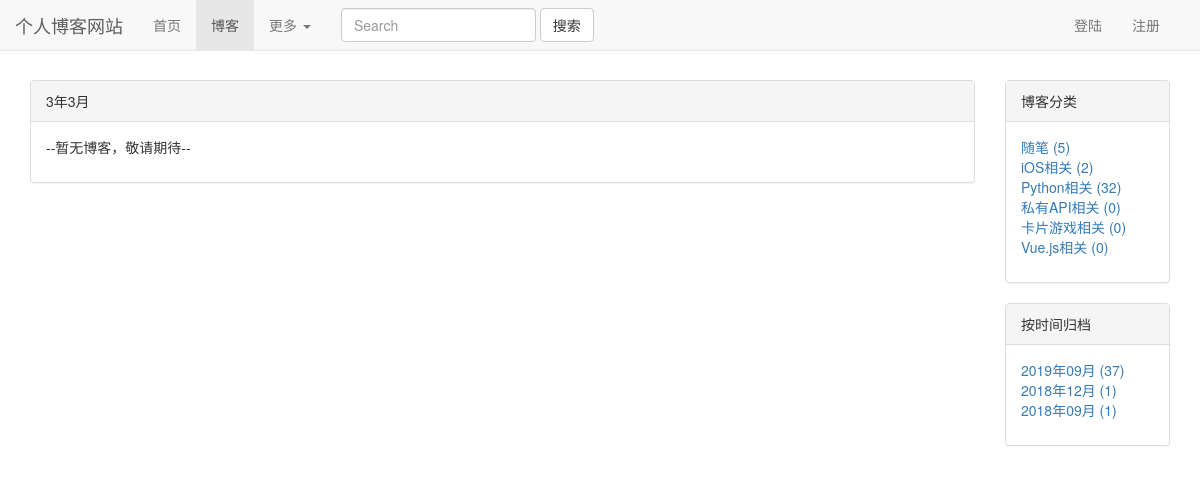
The app's page /blogs/date_of_blogs/3/3 with its own data.
### blogs/models.py (models this page shows, shortened)
class BlogType(models.Model):
    type_name = models.CharField(max_length=15)

### blogs/views.py (the view)
# urls.py: re_path(r'^date_of_blogs/(\d+)/(\d+)$', views.blog_dates, name='blog_dates'),
def blog_dates(request, year, month):
    blogs = Blog.objects.filter(create_time__year=year, create_time__month=month)
    context = blog_datas_common(request, blogs)
    context['blog_title_with_date'] = "%s年%s月" % (year, month)
    return render(request, 'blogs/blog_dates.html', context)

### user/forms.py (shortened to what this page needs)
class LoginForm(forms.Form):
    username = forms.CharField(label='用户名',widget=forms.TextInput(attrs={'class':'form-control','placeholder':'请输入用户名'}))
    password = forms.CharField(label='密码', widget=forms.PasswordInput(attrs={'class':'form-control','placeholder':'请输入密码'}))

### user/context_processors.py (called while the page is built)
def login_modal_form(request):
    return {'login_modal_form': LoginForm()}

### templates/blogs/blog_dates.html
{% extends 'blogs/blog_index.html' %}
{% block blog_title_header %}
    {{ blog_title_with_date }}
{% endblock %}

### templates/blogs/blog_index.html (shortened to what this page needs)
{% extends 'base.html' %}
{% load staticfiles %}
{% load comment_tags %}
{% load read_tags %}
{% load like_tags %}
{% block cssstyle %}
    <link rel="stylesheet" href="{% static 'blog_css/blog.css' %}">
{% endblock %}
{% block blog_active %}
    active
{% endblock %}
{% block content %}
    <div class="container">
        <div class="row">
            <div class="col-xs-12 col-sm-8 col-md-9 col-lg-10">
                <div class="panel panel-default">
                    <div class="panel-heading">{% block blog_title_header %}{% endblock %}</div>
                    <div class="panel-body">
                        <ul class="blog_types">
                            {% for blog in page_of_blogs.object_list %}
                                <div class="every_blog">
                                    <h3><a href="{% url 'blogs_module:blog_details' blog.pk %}">{{ blog.title }}</a>
                                    </h3>
                                    <ul class="blog_list_style">
                                        <li>
                                            <span class="glyphicon glyphicon-tags"></span> <a
                                                href="{% url 'blogs_module:blog_types' blog.blog_type.pk %}"> {{ blog.blog_type.type_name }}</a>
                                        </li>
                                        <li><span
                                                class="glyphicon glyphicon-time"></span> {{ blog.create_time|date:"Y-m-d" }}
                                        </li>
                                         <li>
                                             阅读:{% get_total_read_count blog %}
                                        </li>
                                        <li>
                                            评论:{% get_comment_count blog %}
                                        </li>
                                        <li>
                                            点赞:{% get_liked_counts blog %}
                                        </li>
                                    </ul>
                                    <p>{{ blog.content |striptags | truncatechars:130 |safe}}</p>
                                </div>
                            {% empty %}
                                <div class="every_blog">
                                    <p>--暂无博客，敬请期待--</p>
                                </div>
                            {% endfor %}
                        </ul>
                    </div>
                </div>
            </div>
            <div class="hidden-xs col-sm-4 col-md-3 col-lg-2">
                <div class="panel panel-default">
                    <div class="panel-heading">博客分类</div>
                    <div class="panel-body">
                        <ul class="blog_types">
                            {% for type in blogTypes %}
                                <li><a href="{% url 'blogs:blog_types' type.pk %}">{{ type.type_name }} ({{ type.type_count }})</a></li>
                            {% empty %}
                                暂无博客分类
                            {% endfor %}
                        </ul>
                    </div>
                </div>
                <div class="panel panel-default">
                    <div class="panel-heading">按时间归档</div>
                    <div class="panel-body">
                        <ul class="list-unstyled">
                            {% for blogDate,blogDateCount in blogDates.items %}
                                <li><a href="{% url 'blogs_module:blog_dates' blogDate.year blogDate.month %}">{{ blogDate|date:"Y年m月" }} ({{ blogDateCount }})</a></li>
                            {% endfor %}
                        </ul>
                    </div>
                </div>
            </div>
        </div>
    </div>
{% endblock %}

### static/base.css (style rules this page uses)
body { margin-top: 80px !important; }
* { padding: 0px; margin: 0px; }

### static/blog_css/blog.css (style rules this page uses)
ul.blog_types { list-style-type: none; }

### records on screen
BlogType: type_name "随笔", type_count "5"
BlogType: type_name "iOS相关", type_count "2"
BlogType: type_name "Python相关", type_count "32"
BlogType: type_name "私有API相关", type_count "0"
BlogType: type_name "卡片游戏相关", type_count "0"
BlogType: type_name "Vue.js相关", type_count "0"

### other values on screen
{{ blog_title_with_date }} "3年3月"
{{ blogDate|date:"Y年m月" }} "2019年09月" "2018年12月" "2018年09月"
{{ blogDateCount }} "37" "1" "1"
